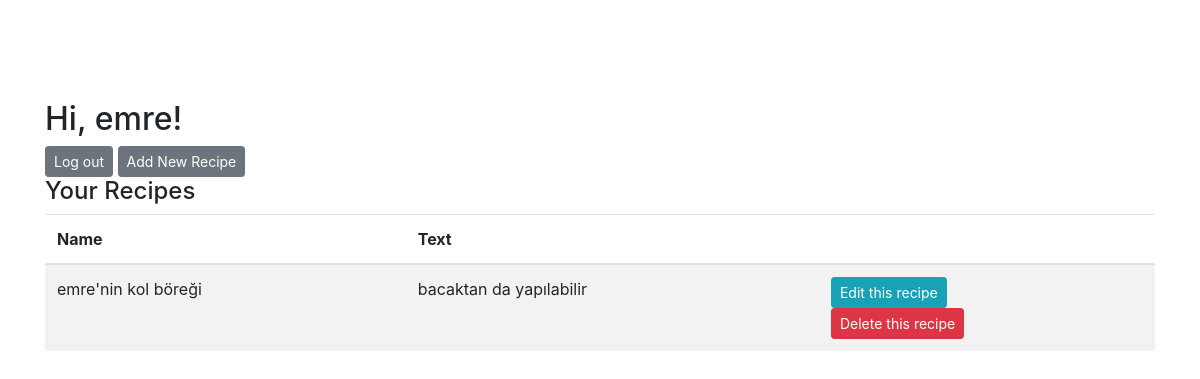
The app's page /profile (signed in), older data.
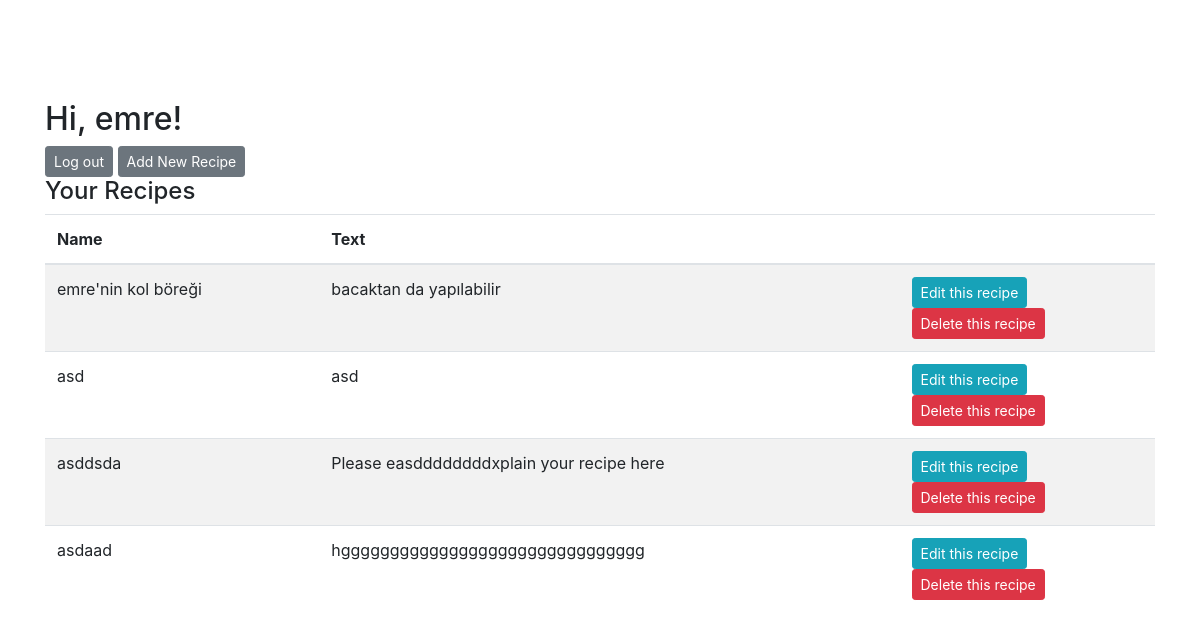
The same page, newer data.
### main.py (models this page shows, shortened)
class Recipe(db.Model):
	__tablename__ = 'Recipe'
	id = db.Column(db.Integer, primary_key = True)
	name = db.Column(db.String(100))
	text = db.Column(db.Text)
	category_id = db.Column(db.Integer, db.ForeignKey('RecipeCategory.id'), nullable=False)
	user_id = db.Column(db.Integer, db.ForeignKey('User.id'), nullable=False)
	add_date = db.Column(db.DateTime)
	last_edit_date = db.Column(db.DateTime)

### main.py (the view)
@app.route('/profile', methods=['POST', 'GET'])
def profile():
	if check_if_user_logged_in():
		user_id = session["user_id"]
		recipes = Recipe.query.filter_by(user_id=user_id)
		return render_template('profile.html', username=session["username"], recipes=recipes)
	else:
		return render_template('log_in.html')

### main.py (called while the page is built)
def check_if_user_logged_in():
	if not "logged_in" in session:
		user_logged_in = False
		session["logged_in"] = False
	else:
		user_logged_in = session["logged_in"]
	return user_logged_in

### templates/profile.html (shortened to what this page needs)
<!DOCTYPE html>
<html lang="en">
<head>
    <link rel="stylesheet" href="https://maxcdn.bootstrapcdn.com/bootstrap/4.0.0/css/bootstrap.min.css">
</head>
<body>
     <div name="main_profile" style = "margin-Top:100px" class="container">
        <h2>Hi, {{ username }}!</h2>
        <a href="{{url_for("log_out")}}"  class = "btn btn-secondary btn-sm">Log out</a>
        <a href="{{url_for("add_recipe")}}"  class = "btn btn-secondary btn-sm">Add New Recipe</a>
        <br>
		<h4>Your Recipes</h4>
		<div>
		{% if recipes == []%}
            <div class="alert alert-warning" role="alert">
                There is no recipe.
            </div>
        {% else %}
        <table class="table table-striped ">
        <thead>
        <tr>
          <th scope="col">Name</th>
          <th scope="col">Text</th>
		  <th scope="col"></th>
        </tr>
        </thead>
        <tbody>
        {% for recipe in recipes: %}
        <tr>
            <td>{{recipe.name}}</td>
            <td>{{recipe.text}}</td>
			<td><a name="edit" href="{{url_for("edit_recipe", recipe_id=recipe.id)}}" class = "btn btn-info  btn-sm">Edit this recipe</a>
			<br>
             <a name="delete" href="{{url_for("delete_recipe", recipe_id=recipe.id)}}" class = "btn btn-danger btn-sm">Delete this recipe</a></td>
        </tr>
        {% endfor %}
        </tbody>
        </table>
		{% endif%}
		</div>
    </div>
</body>
</html>

Row changes from the older to the newer data that the page shows:
added Recipe: name "asd", text "asd"
added Recipe: name "asddsda", text "Please easddddddddxplain your recipe here"
added Recipe: name "asdaad", text "hggggggggggggggggggggggggggggggg"
